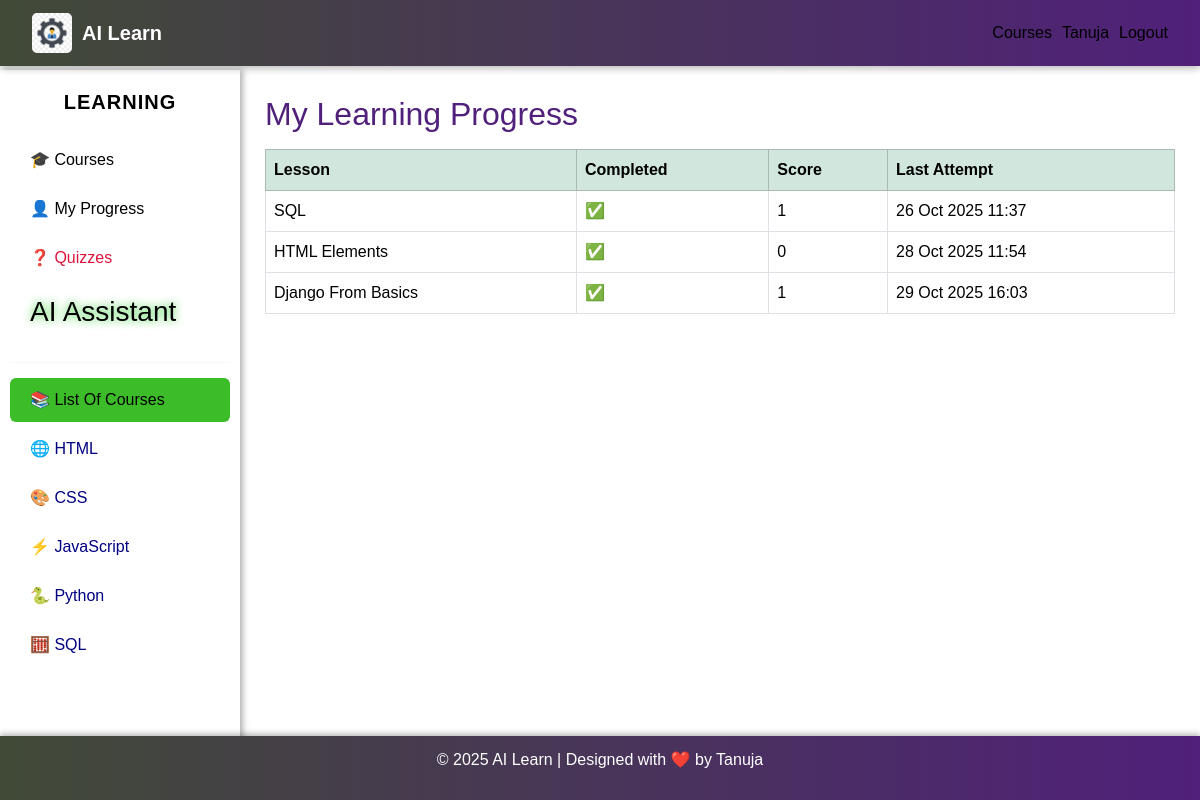
The app's page /progress/ (signed in) with its own data.
### learning/models.py (models this page shows, shortened)
class UserProgress(models.Model):
    user = models.ForeignKey(User, on_delete=models.CASCADE, related_name='progresses')
    lesson = models.ForeignKey(Lesson, on_delete=models.CASCADE, related_name='user_progress')
    completed = models.BooleanField(default=False)
    score = models.IntegerField(default=0)
    last_attempt = models.DateTimeField(auto_now=True)
    class Meta:
        unique_together = ('user', 'lesson')
        verbose_name = 'User Progress'
        verbose_name_plural = 'User Progresses'

class Lesson(models.Model):
    topic = models.ForeignKey(
        Topic, on_delete=models.CASCADE, related_name='lessons'
    )
    title = models.CharField(max_length=200)
    content = models.TextField(blank=True)
    order = models.IntegerField(default=1)
    code_example = models.TextField(blank=True)
    class Meta:
        ordering = ['order']
        verbose_name = 'Lesson'
        verbose_name_plural = 'Lessons'

### learning/views.py (the view)
# urls.py: path('progress/', views.user_progress, name='user_progress'),
@login_required
def user_progress(request):
    progress = UserProgress.objects.filter(user=request.user)
    return render(request, 'learning/user_progress.html', {'progress': progress})

### learning/templates/learning/user_progress.html (shortened to what this page needs)
{% extends 'learning/base.html' %}
{% block content %}
<h2 style="color:#50207a;">My Learning Progress</h2>
{% if progress %}
<table class="table table-bordered mt-3">
    <thead class="table-success">
        <tr>
            <th>Lesson</th>
            <th>Completed</th>
            <th>Score</th>
            <th>Last Attempt</th>
        </tr>
    </thead>
    <tbody>
        {% for p in progress %}
        <tr>
            <td>{{ p.lesson.title }}</td>
            <td>{% if p.completed %}✅{% else %}❌{% endif %}</td>
            <td>{{ p.score }}</td>
            <td>{{ p.last_attempt|date:"d M Y H:i" }}</td>
        </tr>
        {% endfor %}
    </tbody>
</table>
{% else %}
<p style="color:crimson;">You have not started any lessons yet.</p>
{% endif %}
{% endblock %}

### learning/templates/learning/base.html (shortened to what this page needs)
{% load static %}
<!DOCTYPE html>
<html lang="en">
  <head>
    <link
      href="https://cdn.jsdelivr.net/npm/bootstrap@5.3.2/dist/css/bootstrap.min.css"
      rel="stylesheet"
    />
  </head>
  <body>
    <nav class="navbar navbar-dark">
      <div class="container-fluid d-flex align-items-center">
        <a class="navbar-brand d-flex align-items-center" href="/admin/">
          <img
            src="{% static 'images/admin-logo.jpg' %}"
            alt="Admin Panel"
            style="height: 40px; margin-right: 10px; border-radius: 5px"
          />
          <span>AI Learn</span>
        </a>
        <ul class="navbar-nav ms-auto d-flex flex-row">
          {% if user.is_authenticated %}
          <li class="nav-item">
            <a class="nav-link" href="{% url 'learning:course_list' %}"
              >Courses</a
            >
          </li>
          <li class="nav-item">
            <a class="nav-link" href="#">{{ user.username }}</a>
          </li>
          <li class="nav-item">
            <a class="nav-link" href="{% url 'learning:logout' %}">Logout</a>
          </li>
          {% endif %}
        </ul>
      </div>
    </nav>
    <div class="sidebar">
      <h5 style="color: black"><b>LEARNING</b></h5>
      <a
        style="color: black"
        href="{% url 'learning:course_list' %}"
        class="sidebar-link"
        >🎓 Courses</a
      >
      <a
        style="color: black"
        href="{% url 'learning:user_progress' %}"
        class="sidebar-link"
        >👤 My Progress</a
      >
      <a
        style="color: crimson"
        href="{% url 'learning:quiz_list' %}"
        class="sidebar-link"
        >❓ Quizzes</a
      >
      <a
        style="color: black; text-shadow: 0 0 10px #32cd32"
        href="{% url 'learning:ai_assistant' %}"
        class="sidebar-link"
        ><h3>AI Assistant</h3></a
      >
      <hr style="border-color: #ddd; margin: 15px 10px" />
      <a
        style="color: black"
        href="#"
        class="sidebar-link active"
        onclick="showContent('courses')"
        >📚 List Of Courses</a
      >
      <a
        style="color: hsl(240, 100%, 25%)"
        href="#"
        class="sidebar-link"
        onclick="showContent('html')"
        >🌐 HTML</a
      >
      <a
        style="color: hsl(240, 100%, 25%)"
        href="#"
        class="sidebar-link"
        onclick="showContent('css')"
        >🎨 CSS</a
      >
      <a
        style="color: hsl(240, 100%, 25%)"
        href="#"
        class="sidebar-link"
        onclick="showContent('js')"
        >⚡ JavaScript</a
      >
      <a
        style="color: hsl(240, 100%, 25%)"
        href="#"
        class="sidebar-link"
        onclick="showContent('python')"
        >🐍 Python</a
      >
      <a
        style="color: hsl(240, 100%, 25%)"
        href="#"
        class="sidebar-link"
        onclick="showContent('sql')"
        >🧮 SQL</a
      >
    </div>
    <div class="content" id="content-area">
      {% block content %}{% endblock %}
    </div>
    <footer>
      <p>© 2025 AI Learn | Designed with ❤️ by Tanuja</p>
    </footer>
  </body>
</html>

### records on screen
UserProgress: lesson "SQL", score "1", last_attempt "26 Oct 2025 11:37"
UserProgress: lesson "HTML Elements", score "0", last_attempt "28 Oct 2025 11:54"
UserProgress: lesson "Django From Basics", score "1", last_attempt "29 Oct 2025 16:03"

### other values on screen
{{ user.username }} "Tanuja"
